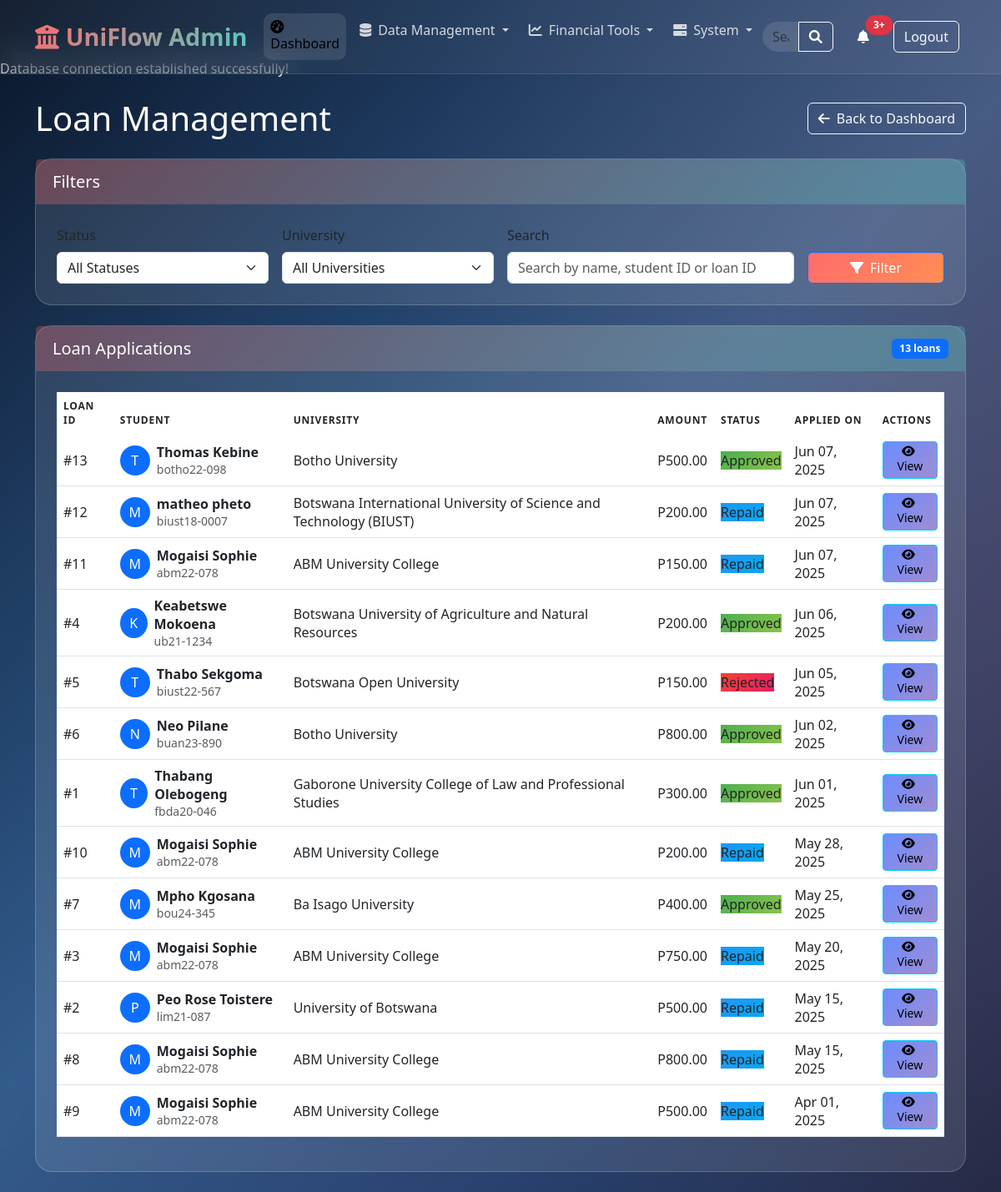
Screenshot of /admin/loans.php (signed in) with the database file from the repository.
### tables this page shows
CREATE TABLE `loans` (
  `id` int(11) NOT NULL,
  `student_id` int(11) NOT NULL,
  `university_id` int(11) NOT NULL,
  `amount` decimal(10,2) NOT NULL,
  `amount_paid` decimal(10,2) DEFAULT 0.00,
  `interest_rate` decimal(5,2) DEFAULT 5.00,
  `status` enum('pending','approved','rejected','repaid','defaulted') DEFAULT 'pending',
  `disbursement_date` datetime DEFAULT NULL,
  `due_date` date DEFAULT NULL,
  `repayment_method` enum('auto','manual') DEFAULT NULL,
  `is_emergency_topup` tinyint(1) DEFAULT 0,
  `purpose` varchar(100) DEFAULT NULL,
  `ai_approval_confidence` decimal(5,2) DEFAULT NULL,
  `rejection_reason` varchar(255) DEFAULT NULL,
  `status_updated_at` timestamp NOT NULL DEFAULT current_timestamp() ON UPDATE current_timestamp(),
  `created_at` timestamp NOT NULL DEFAULT current_timestamp()
);

CREATE TABLE `students` (
  `id` int(11) NOT NULL,
  `student_id` varchar(20) NOT NULL,
  `university_id` int(11) NOT NULL,
  `full_name` varchar(100) NOT NULL,
  `fnb_account_number` varchar(20) DEFAULT NULL,
  `password_hash` varchar(255) NOT NULL,
  `is_verified` tinyint(1) DEFAULT 0,
  `created_at` timestamp NOT NULL DEFAULT current_timestamp(),
  `last_login_device` varchar(255) DEFAULT NULL
);

CREATE TABLE `universities` (
  `id` int(11) NOT NULL,
  `name` varchar(100) NOT NULL,
  `location` varchar(100) NOT NULL,
  `allowance_schedule` enum('monthly','semester','quarter') DEFAULT 'monthly',
  `is_dtef_partner` tinyint(1) DEFAULT 1
);

### admin/loans.php (the view, shortened to what this page needs)
<?php
$pdo = DatabaseConnection::getInstance()->getConnection();
$statusFilter = $_GET['status'] ?? 'all';
$searchQuery = $_GET['search'] ?? '';
$query = "
    SELECT l.*,
           s.full_name,
           s.student_id,
           s.fnb_account_number,
           u.name AS university_name,
           u.id AS university_id
    FROM loans l
    JOIN students s ON l.student_id = s.id
    JOIN universities u ON l.university_id = u.id
";
$params = [];
$query .= " ORDER BY l.created_at DESC";
$stmt = $pdo->prepare($query);
$stmt->execute($params);
$loans = $stmt->fetchAll(PDO::FETCH_ASSOC);
?>
<!DOCTYPE html>
<html lang="en">
<head>
    <link href="https://cdn.jsdelivr.net/npm/bootstrap@5.3.0/dist/css/bootstrap.min.css" rel="stylesheet">
    <link href="https://cdn.datatables.net/1.13.6/css/dataTables.bootstrap5.min.css" rel="stylesheet">
    <link href="https://cdnjs.cloudflare.com/ajax/libs/font-awesome/6.0.0/css/all.min.css" rel="stylesheet">
</head>
<body>
    <?php include 'navbar.php'; ?>
    <div class="container py-4">
        <div class="d-flex justify-content-between align-items-center mb-4">
            <h1 class="mb-0">Loan Management</h1>
            <a href="dashboard.php" class="btn btn-outline-light">
                <i class="fas fa-arrow-left me-2"></i>Back to Dashboard
            </a>
        </div>
        <div class="card glass mb-4">
            <div class="card-header">
                <h5 class="mb-0">Filters</h5>
            </div>
            <div class="card-body">
                <form method="get" class="row g-3">
                    <div class="col-md-3">
                        <label for="status" class="form-label">Status</label>
                        <select id="status" name="status" class="form-select">
                            <option value="all" <?= $statusFilter === 'all' ? 'selected' : '' ?>>All Statuses</option>
                        </select>
                    </div>
                    <div class="col-md-3">
                        <label for="university" class="form-label">University</label>
                        <select id="university" name="university" class="form-select">
                            <option value="">All Universities</option>
                        </select>
                    </div>
                    <div class="col-md-4">
                        <label for="search" class="form-label">Search</label>
                        <input type="text" class="form-control" id="search" name="search"
                               placeholder="Search by name, student ID or loan ID" value="<?= htmlspecialchars($searchQuery) ?>">
                    </div>
                    <div class="col-md-2 d-flex align-items-end">
                        <button type="submit" class="btn btn-primary w-100">
                            <i class="fas fa-filter me-2"></i>Filter
                        </button>
                    </div>
                </form>
            </div>
        </div>
        <div class="card glass">
            <div class="card-header d-flex justify-content-between align-items-center">
                <h5 class="mb-0">Loan Applications</h5>
                <span class="badge bg-primary">
                    <?= count($loans) ?> <?= count($loans) === 1 ? 'loan' : 'loans' ?>
                </span>
            </div>
            <div class="card-body">
                <div class="table-responsive">
                    <table class="table table-hover align-middle">
                        <thead>
                            <tr>
                                <th>Loan ID</th>
                                <th>Student</th>
                                <th>University</th>
                                <th>Amount</th>
                                <th>Status</th>
                                <th>Applied On</th>
                                <th>Actions</th>
                            </tr>
                        </thead>
                        <tbody>
                            <?php foreach ($loans as $loan): ?>
                                <tr>
                                    <td>#<?= $loan['id'] ?></td>
                                    <td>
                                        <div class="d-flex align-items-center">
                                            <div class="avatar bg-primary me-2 text-white d-flex align-items-center justify-content-center"
                                                 style="width: 36px; height: 36px; border-radius: 50%;">
                                                <?= strtoupper(substr($loan['full_name'], 0, 1)) ?>
                                            </div>
                                            <div>
                                                <div class="fw-bold"><?= htmlspecialchars($loan['full_name']) ?></div>
                                                <small class="text-muted"><?= htmlspecialchars($loan['student_id']) ?></small>
                                            </div>
                                        </div>
                                    </td>
                                    <td><?= htmlspecialchars($loan['university_name']) ?></td>
                                    <td>P<?= number_format($loan['amount'], 2) ?></td>
                                    <td>
                                        <span class="status-badge status-<?= $loan['status'] ?>">
                                            <?= ucfirst($loan['status']) ?>
                                        </span>
                                    </td>
                                    <td><?= date('M d, Y', strtotime($loan['created_at'])) ?></td>
                                    <td class="action-btns">
                                        <a href="loan_details.php?id=<?= $loan['id'] ?>" class="btn btn-info btn-sm">
                                            <i class="fas fa-eye me-1"></i>View
                                        </a>
                                    </td>
                                </tr>
                            <?php endforeach; ?>
                        </tbody>
                    </table>
                </div>
            </div>
        </div>
    </div>
</body>
</html>

### admin/loans.php (style rules this page uses)
* { margin: 0; padding: 0; box-sizing: border-box; }
body { font-family: 'Segoe UI', system-ui, -apple-system, sans-serif; overflow-x: hidden; background: linear-gradient(135deg, #0a1628 0%, #1e3a5f 25%, #2d5a87 50%, #1e3a5f 75%, #0a1628 100%); background-attachment: fixed; min-height: 100vh; color: white; padding-top: 70px; }
.glass { background: rgba(255, 255, 255, 0.1); backdrop-filter: blur(20px); border: 1px solid rgba(255, 255, 255, 0.2); border-radius: 20px; }
.card-header { background: linear-gradient(135deg, rgba(255, 107, 107, 0.3), rgba(78, 205, 196, 0.3)); color: white; font-weight: 600; padding: 15px 20px; border-bottom: none; }
.card-body { padding: 25px; }
.btn-primary { background: linear-gradient(135deg, #FF6B6B, #FF8E53); }
.btn-info { background: linear-gradient(135deg, #6A8DFF, #A18CD1); }
.badge { font-weight: 600; padding: 0.5em 0.8em; border-radius: 0.35rem; }
.status-approved { background: linear-gradient(135deg, #4CAF50, #8BC34A); }
.status-rejected { background: linear-gradient(135deg, #F44336, #E91E63); }
.status-repaid { background: linear-gradient(135deg, #2196F3, #03A9F4); }
.table { color: white; }
.table th { border-bottom: 1px solid rgba(255, 255, 255, 0.1); font-weight: 600; text-transform: uppercase; font-size: 0.75rem; letter-spacing: 0.05rem; }
.table td { border-top: 1px solid rgba(255, 255, 255, 0.1); vertical-align: middle; }

### rows the page displays
loans: id "13", student.full_name "T", student.full_name "Thomas Kebine", student.student_id "botho22-098", university.name "Botho University", amount "500.00", status "Approved", created_at "Jun 07, 2025"
loans: id "12", student.full_name "M", student.full_name "matheo pheto", student.student_id "biust18-0007", university.name "Botswana International University of Science and Technology (BIUST)", amount "200.00", status "Repaid", created_at "Jun 07, 2025"
loans: id "11", student.full_name "M", student.full_name "Mogaisi Sophie", student.student_id "abm22-078", university.name "ABM University College", amount "150.00", status "Repaid", created_at "Jun 07, 2025"
loans: id "4", student.full_name "K", student.full_name "Keabetswe Mokoena", student.student_id "ub21-1234", university.name "Botswana University of Agriculture and Natural Resources", amount "200.00", status "Approved", created_at "Jun 06, 2025"
loans: id "5", student.full_name "T", student.full_name "Thabo Sekgoma", student.student_id "biust22-567", university.name "Botswana Open University", amount "150.00", status "Rejected", created_at "Jun 05, 2025"
loans: id "6", student.full_name "N", student.full_name "Neo Pilane", student.student_id "buan23-890", university.name "Botho University", amount "800.00", status "Approved", created_at "Jun 02, 2025"
loans: id "1", student.full_name "T", student.full_name "Thabang Olebogeng", student.student_id "fbda20-046", university.name "Gaborone University College of Law and Professional Studies", amount "300.00", status "Approved", created_at "Jun 01, 2025"
loans: id "10", student.full_name "M", student.full_name "Mogaisi Sophie", student.student_id "abm22-078", university.name "ABM University College", amount "200.00", status "Repaid", created_at "May 28, 2025"
loans: id "7", student.full_name "M", student.full_name "Mpho Kgosana", student.student_id "bou24-345", university.name "Ba Isago University", amount "400.00", status "Approved", created_at "May 25, 2025"
loans: id "3", student.full_name "M", student.full_name "Mogaisi Sophie", student.student_id "abm22-078", university.name "ABM University College", amount "750.00", status "Repaid", created_at "May 20, 2025"
loans: id "2", student.full_name "P", student.full_name "Peo Rose Toistere", student.student_id "lim21-087", university.name "University of Botswana", amount "500.00", status "Repaid", created_at "May 15, 2025"
loans: id "8", student.full_name "M", student.full_name "Mogaisi Sophie", student.student_id "abm22-078", university.name "ABM University College", amount "800.00", status "Repaid", created_at "May 15, 2025"
loans: id "9", student.full_name "M", student.full_name "Mogaisi Sophie", student.student_id "abm22-078", university.name "ABM University College", amount "500.00", status "Repaid", created_at "Apr 01, 2025"

### other values shown
count($loans) "13"
